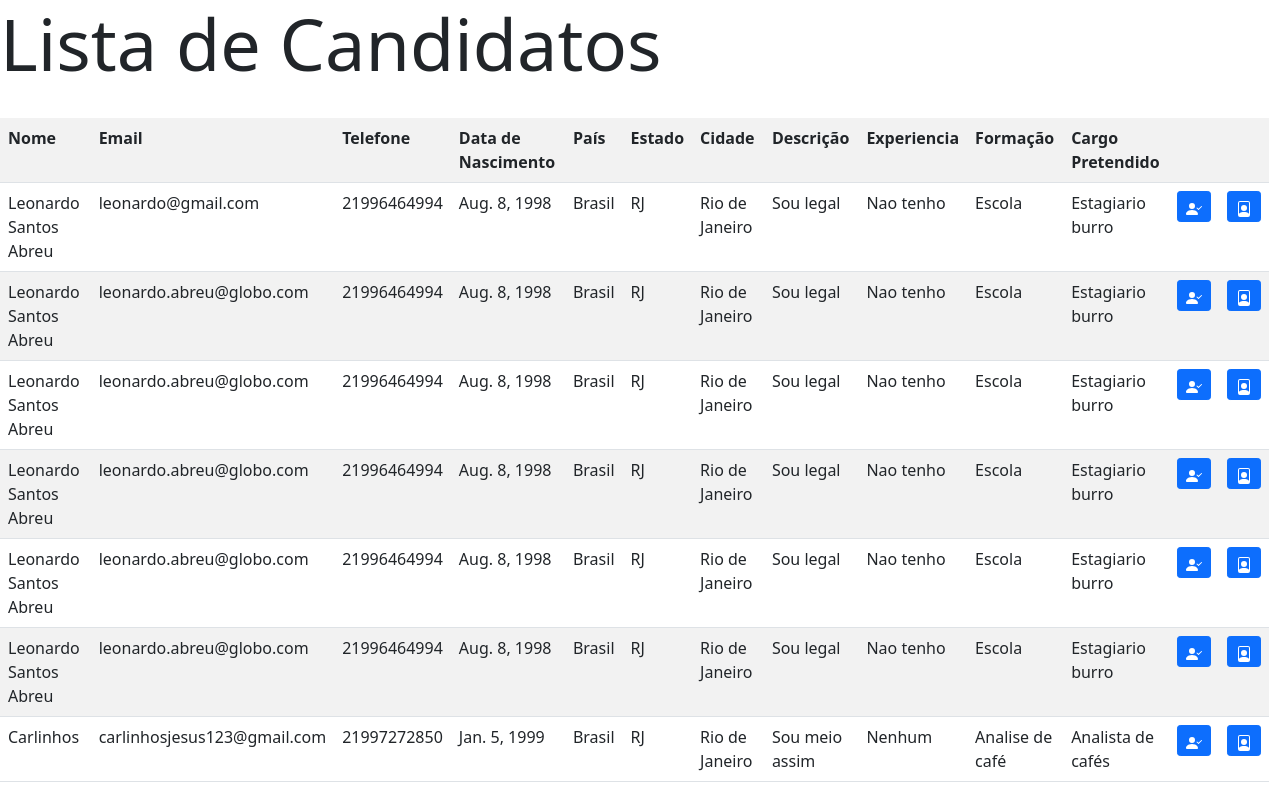
The page /ListaCandidato on the database its author committed.
### TrabalhoWeb/models.py (models this page shows, shortened)
class Candidato(models.Model):
    nome = models.CharField(max_length=100, help_text='Nome')
    email = models.EmailField(help_text='Email', max_length=254)
    telefone = models.CharField(help_text='Telefone com DDD e DDI', max_length=20)
    dtNasc = models.DateField(verbose_name='Data de Nascimento', help_text='Nascimento no formado DD/MM/AAAA')
    cidade = models.CharField(max_length=254, help_text='Cidade')
    estado = models.CharField(max_length=254, help_text='Estado')
    pais = models.CharField(max_length=254, help_text='País')
    descricao = models.CharField(help_text='Descrição', max_length=254)
    experiencia = models.CharField(help_text='Experiências', max_length=254)
    formacao = models.CharField(help_text='Formação', max_length=254)
    cargo = models.CharField(help_text='Cargo', max_length=254)
    estadoCivil = models.CharField(help_text='Estado civil', max_length=254)
    sexo = models.CharField(help_text='Sexo', max_length=254)
    endereco = models.CharField(max_length=254, help_text='Endereco')

### TrabalhoWeb/views.py (the view)
# urls.py: path('ListaCandidato', views.CandidatoListView.as_view(), name='lista-candidato'),
class CandidatoListView(View):
 def get(self, request, *args, **kwargs):
    candidato = Candidato.objects.all()
    context = { 'candidato': candidato, }
    return render(request,'TrabalhoWeb/listaCandidato.html', context)

### TrabalhoWeb/templates/TrabalhoWeb/listaCandidato.html (shortened to what this page needs)
{% load static %}
<!DOCTYPE html>
<html>
<head>
<link rel="stylesheet" href="{% static 'css/estilo.css' %}">
<link href="https://cdn.jsdelivr.net/npm/bootstrap@5.1.3/dist/css/bootstrap.min.css" rel="stylesheet">
</head>
<body>
 <h1 class="display-2">Lista de Candidatos</h1>
 <br/>
 <table class="table table-striped">
 <tr><th>Nome</th><th>Email</th><th>Telefone</th><th>Data de Nascimento</th><th>País</th><th>Estado</th><th>Cidade</th><th>Descrição</th><th>Experiencia</th><th>Formação</th><th>Cargo Pretendido</th><th></th><th></th></tr>
 {% if candidato %}
 {% for c in candidato %}
 <tr>
 <td>{{ c.nome }}</td><td>{{c.email }}</td><td>{{ c.telefone }}</td><td>{{ c.dtNasc }}</td><td>{{c.pais }}</td><td>{{ c.estado }}</td><td>{{ c.cidade }}</td><td>{{c.descricao }}</td><td>{{ c.experiencia }}</td><td>{{ c.formacao }}</td><td>{{c.cargo }}</td>
    <td>
        <button type="button" class="btn btn-primary btn-sm">
        </button>
    </td>
    <td>
        <button type="button" class="btn btn-primary btn-sm">
        </button>
    </td>
 </tr>
 {% endfor %}
 {% else %}
 <tr><th colspan="5">Ainda não tem contatos candidato</th></tr>
 {% endif %}
</table>
</body>
</html>

### rows shown on the page
Candidato: nome "Leonardo Santos Abreu", email "leonardo@gmail.com", telefone "21996464994", dtNasc "Aug. 8, 1998", pais "Brasil", estado "RJ", cidade "Rio de Janeiro", descricao "Sou legal", experiencia "Nao tenho", formacao "Escola", cargo "Estagiario burro"
Candidato: nome "Leonardo Santos Abreu", email "leonardo.abreu@globo.com", telefone "21996464994", dtNasc "Aug. 8, 1998", pais "Brasil", estado "RJ", cidade "Rio de Janeiro", descricao "Sou legal", experiencia "Nao tenho", formacao "Escola", cargo "Estagiario burro"
Candidato: nome "Leonardo Santos Abreu", email "leonardo.abreu@globo.com", telefone "21996464994", dtNasc "Aug. 8, 1998", pais "Brasil", estado "RJ", cidade "Rio de Janeiro", descricao "Sou legal", experiencia "Nao tenho", formacao "Escola", cargo "Estagiario burro"
Candidato: nome "Leonardo Santos Abreu", email "leonardo.abreu@globo.com", telefone "21996464994", dtNasc "Aug. 8, 1998", pais "Brasil", estado "RJ", cidade "Rio de Janeiro", descricao "Sou legal", experiencia "Nao tenho", formacao "Escola", cargo "Estagiario burro"
Candidato: nome "Leonardo Santos Abreu", email "leonardo.abreu@globo.com", telefone "21996464994", dtNasc "Aug. 8, 1998", pais "Brasil", estado "RJ", cidade "Rio de Janeiro", descricao "Sou legal", experiencia "Nao tenho", formacao "Escola", cargo "Estagiario burro"
Candidato: nome "Leonardo Santos Abreu", email "leonardo.abreu@globo.com", telefone "21996464994", dtNasc "Aug. 8, 1998", pais "Brasil", estado "RJ", cidade "Rio de Janeiro", descricao "Sou legal", experiencia "Nao tenho", formacao "Escola", cargo "Estagiario burro"
Candidato: nome "Carlinhos", email "carlinhosjesus123@gmail.com", telefone "21997272850", dtNasc "Jan. 5, 1999", pais "Brasil", estado "RJ", cidade "Rio de Janeiro", descricao "Sou meio assim", experiencia "Nenhum", formacao "Analise de café", cargo "Analista de cafés"
